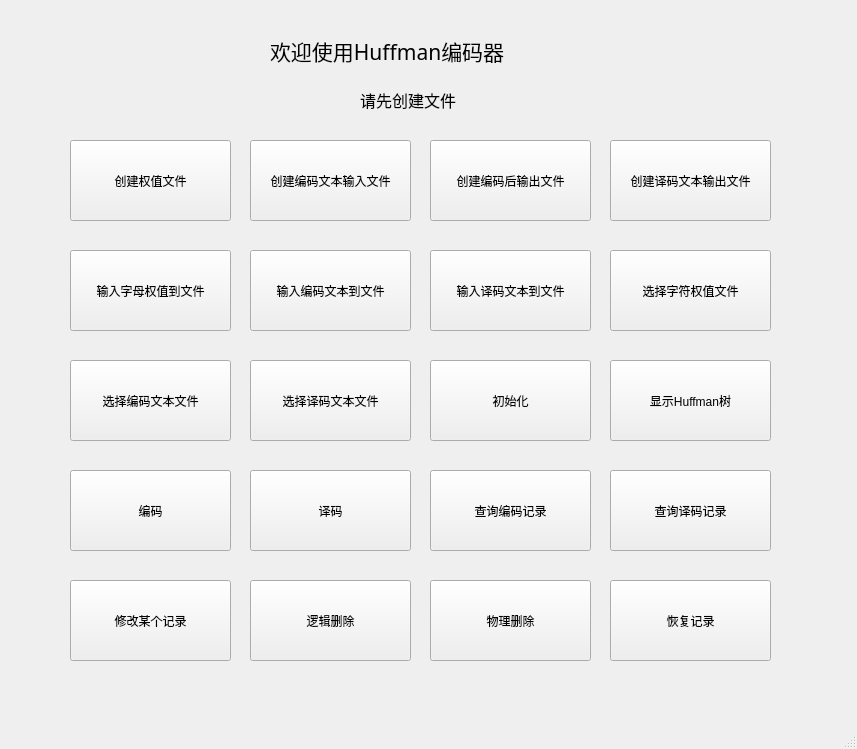
<?xml version="1.0" encoding="UTF-8"?>
<ui version="4.0">
 <class>MainWindow</class>
 <widget class="QMainWindow" name="MainWindow">
  <property name="geometry">
   <rect>
    <x>0</x>
    <y>0</y>
    <width>857</width>
    <height>749</height>
   </rect>
  </property>
  <property name="windowTitle">
   <string>MainWindow</string>
  </property>
  <widget class="QWidget" name="centralwidget">
   <widget class="QPushButton" name="pushButton">
    <property name="geometry">
     <rect>
      <x>70</x>
      <y>140</y>
      <width>161</width>
      <height>81</height>
     </rect>
    </property>
    <property name="text">
     <string>创建权值文件</string>
    </property>
   </widget>
   <widget class="QPushButton" name="pushButton_2">
    <property name="geometry">
     <rect>
      <x>250</x>
      <y>140</y>
      <width>161</width>
      <height>81</height>
     </rect>
    </property>
    <property name="text">
     <string>创建编码文本输入文件</string>
    </property>
   </widget>
   <widget class="QPushButton" name="pushButton_3">
    <property name="geometry">
     <rect>
      <x>430</x>
      <y>140</y>
      <width>161</width>
      <height>81</height>
     </rect>
    </property>
    <property name="text">
     <string>创建编码后输出文件</string>
    </property>
   </widget>
   <widget class="QPushButton" name="pushButton_4">
    <property name="geometry">
     <rect>
      <x>250</x>
      <y>250</y>
      <width>161</width>
      <height>81</height>
     </rect>
    </property>
    <property name="text">
     <string>输入编码文本到文件</string>
    </property>
   </widget>
   <widget class="QPushButton" name="pushButton_5">
    <property name="geometry">
     <rect>
      <x>70</x>
      <y>250</y>
      <width>161</width>
      <height>81</height>
     </rect>
    </property>
    <property name="text">
     <string>输入字母权值到文件</string>
    </property>
   </widget>
   <widget class="QPushButton" name="pushButton_6">
    <property name="geometry">
     <rect>
      <x>430</x>
      <y>250</y>
      <width>161</width>
      <height>81</height>
     </rect>
    </property>
    <property name="text">
     <string>输入译码文本到文件</string>
    </property>
   </widget>
   <widget class="QPushButton" name="pushButton_7">
    <property name="geometry">
     <rect>
      <x>70</x>
      <y>470</y>
      <width>161</width>
      <height>81</height>
     </rect>
    </property>
    <property name="text">
     <string>编码</string>
    </property>
   </widget>
   <widget class="QPushButton" name="pushButton_8">
    <property name="geometry">
     <rect>
      <x>250</x>
      <y>470</y>
      <width>161</width>
      <height>81</height>
     </rect>
    </property>
    <property name="text">
     <string>译码</string>
    </property>
   </widget>
   <widget class="QPushButton" name="pushButton_9">
    <property name="geometry">
     <rect>
      <x>430</x>
      <y>470</y>
      <width>161</width>
      <height>81</height>
     </rect>
    </property>
    <property name="text">
     <string>查询编码记录</string>
    </property>
   </widget>
   <widget class="QLabel" name="label">
    <property name="geometry">
     <rect>
      <x>270</x>
      <y>30</y>
      <width>301</width>
      <height>41</height>
     </rect>
    </property>
    <property name="font">
     <font>
      <family>楷体</family>
      <pointsize>16</pointsize>
     </font>
    </property>
    <property name="text">
     <string>欢迎使用Huffman编码器</string>
    </property>
   </widget>
   <widget class="QLabel" name="label_2">
    <property name="geometry">
     <rect>
      <x>360</x>
      <y>90</y>
      <width>141</width>
      <height>20</height>
     </rect>
    </property>
    <property name="font">
     <font>
      <family>微软雅黑</family>
      <pointsize>12</pointsize>
     </font>
    </property>
    <property name="text">
     <string>请先创建文件</string>
    </property>
   </widget>
   <widget class="QPushButton" name="pushButton_10">
    <property name="geometry">
     <rect>
      <x>610</x>
      <y>140</y>
      <width>161</width>
      <height>81</height>
     </rect>
    </property>
    <property name="text">
     <string>创建译码文本输出文件</string>
    </property>
   </widget>
   <widget class="QPushButton" name="pushButton_11">
    <property name="geometry">
     <rect>
      <x>610</x>
      <y>360</y>
      <width>161</width>
      <height>81</height>
     </rect>
    </property>
    <property name="text">
     <string>显示Huffman树</string>
    </property>
   </widget>
   <widget class="QPushButton" name="pushButton_12">
    <property name="geometry">
     <rect>
      <x>610</x>
      <y>470</y>
      <width>161</width>
      <height>81</height>
     </rect>
    </property>
    <property name="text">
     <string>查询译码记录</string>
    </property>
   </widget>
   <widget class="QPushButton" name="pushButton_13">
    <property name="geometry">
     <rect>
      <x>70</x>
      <y>580</y>
      <width>161</width>
      <height>81</height>
     </rect>
    </property>
    <property name="text">
     <string>修改某个记录</string>
    </property>
   </widget>
   <widget class="QPushButton" name="pushButton_14">
    <property name="geometry">
     <rect>
      <x>250</x>
      <y>580</y>
      <width>161</width>
      <height>81</height>
     </rect>
    </property>
    <property name="text">
     <string>逻辑删除</string>
    </property>
   </widget>
   <widget class="QPushButton" name="pushButton_15">
    <property name="geometry">
     <rect>
      <x>430</x>
      <y>580</y>
      <width>161</width>
      <height>81</height>
     </rect>
    </property>
    <property name="text">
     <string>物理删除</string>
    </property>
   </widget>
   <widget class="QPushButton" name="pushButton_16">
    <property name="geometry">
     <rect>
      <x>610</x>
      <y>580</y>
      <width>161</width>
      <height>81</height>
     </rect>
    </property>
    <property name="text">
     <string>恢复记录</string>
    </property>
   </widget>
   <widget class="QPushButton" name="pushButton_17">
    <property name="geometry">
     <rect>
      <x>610</x>
      <y>250</y>
      <width>161</width>
      <height>81</height>
     </rect>
    </property>
    <property name="text">
     <string>选择字符权值文件</string>
    </property>
   </widget>
   <widget class="QPushButton" name="pushButton_18">
    <property name="geometry">
     <rect>
      <x>70</x>
      <y>360</y>
      <width>161</width>
      <height>81</height>
     </rect>
    </property>
    <property name="text">
     <string>选择编码文本文件</string>
    </property>
   </widget>
   <widget class="QPushButton" name="pushButton_19">
    <property name="geometry">
     <rect>
      <x>250</x>
      <y>360</y>
      <width>161</width>
      <height>81</height>
     </rect>
    </property>
    <property name="text">
     <string>选择译码文本文件</string>
    </property>
   </widget>
   <widget class="QPushButton" name="pushButton_20">
    <property name="geometry">
     <rect>
      <x>430</x>
      <y>360</y>
      <width>161</width>
      <height>81</height>
     </rect>
    </property>
    <property name="text">
     <string>初始化</string>
    </property>
   </widget>
  </widget>
  <widget class="QMenuBar" name="menubar">
   <property name="geometry">
    <rect>
     <x>0</x>
     <y>0</y>
     <width>857</width>
     <height>26</height>
    </rect>
   </property>
  </widget>
  <widget class="QStatusBar" name="statusbar"/>
 </widget>
 <tabstops>
  <tabstop>pushButton</tabstop>
  <tabstop>pushButton_2</tabstop>
  <tabstop>pushButton_3</tabstop>
  <tabstop>pushButton_10</tabstop>
  <tabstop>pushButton_5</tabstop>
  <tabstop>pushButton_4</tabstop>
  <tabstop>pushButton_6</tabstop>
  <tabstop>pushButton_11</tabstop>
  <tabstop>pushButton_7</tabstop>
  <tabstop>pushButton_8</tabstop>
  <tabstop>pushButton_9</tabstop>
  <tabstop>pushButton_12</tabstop>
  <tabstop>pushButton_13</tabstop>
  <tabstop>pushButton_14</tabstop>
  <tabstop>pushButton_15</tabstop>
  <tabstop>pushButton_16</tabstop>
 </tabstops>
 <resources/>
 <connections/>
</ui>
